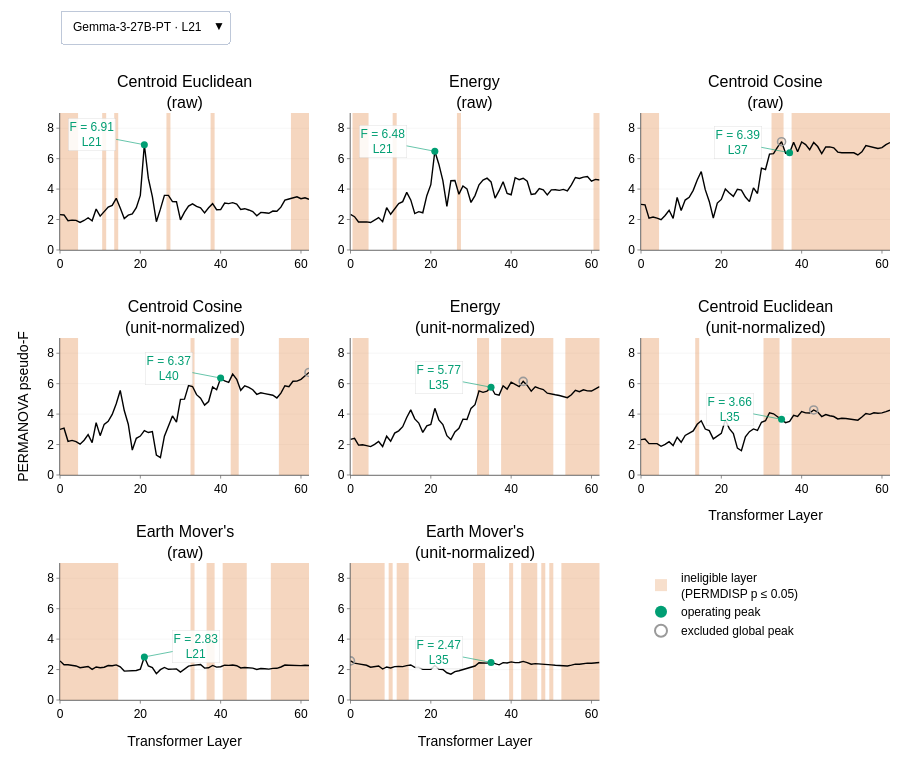

Notebook cell for this chart:
### Markdown cell above
## Per-layer separation curves for all models

The gate-first per-layer figure from 74/83, with a dropdown to switch between models.
PERMDISP defines the eligible region at each layer (non-significant within-group dispersion).
The operating peak is the maximum PERMANOVA pseudo-F within that region; a metric's global
peak on an ineligible layer is shown but excluded. Panels are ordered by operating-peak pseudo-F.

### Code cell
import math
from plotly.subplots import make_subplots

FIG_SEPARATION_HTML = f'{TMLR_DIR}/82.multimodel_separation.html'

# Formal metric titles (same as 74 / 83)
FORMAL_TITLES = {
    'centroid_cosine': "Centroid Cosine<br>(raw)",
    'centroid_cosine_unit': "Centroid Cosine<br>(unit-normalized)",
    'centroid_euclidean': "Centroid Euclidean<br>(raw)",
    'centroid_euclidean_unit': "Centroid Euclidean<br>(unit-normalized)",
    'earth_mover': "Earth Mover's<br>(raw)",
    'earth_mover_unit': "Earth Mover's<br>(unit-normalized)",
    'energy': "Energy<br>(raw)",
    'energy_unit': "Energy<br>(unit-normalized)"
}

# Colours (same as 83)
COLOR_PRIMARY   = "#000000"                 # black — pseudo-F trajectory
COLOR_REF       = "rgba(150,150,150,0.4)"   # reference line at y=0
GATE_PASS  = GREEN                          # green — operating (eligible) peak
GATE_FAIL  = "#9a9a9a"                      # gray  — excluded (ineligible) peak
INADM_FILL = "rgba(213,94,0,0.25)"         # pale red — ineligible layer band


def _sig_runs(layers_sorted):
    """Contiguous runs of PERMDISP-significant layers -> [[start, end], ...]."""
    runs = []
    for L in layers_sorted:
        if runs and L == runs[-1][1] + 1:
            runs[-1][1] = L
        else:
            runs.append([L, L])
    return runs


def _annotation_offset(m_df, Lo, Fo, Y_MAX, window=8):
    """Return (ax, ay) pixel offsets that avoid overlapping the line."""
    left_f  = m_df.loc[(m_df['layer'] >= Lo - window) & (m_df['layer'] < Lo),  'F']
    right_f = m_df.loc[(m_df['layer'] >  Lo)          & (m_df['layer'] <= Lo + window), 'F']
    left_drop  = Fo - (left_f.mean()  if len(left_f)  else Fo)
    right_drop = Fo - (right_f.mean() if len(right_f) else Fo)
    ax = -52 if left_drop > right_drop else 52
    ay = 53 if Fo > Y_MAX * 7 / 8 else -10
    return ax, ay


# Precompute data for each model
model_data = {}
for mdl in model_order:
    perm = permanova_pd.query('model == @mdl').drop(columns='model')
    disp = permdisp_pd.query('model == @mdl').drop(columns='model')
    
    Y_MAX = math.ceil(perm['pseudo-F'].max() * 1.15)
    X_MAX = int(perm['layer'].max())
    
    metric_info = {}
    for dt in FORMAL_TITLES:
        if dt not in set(perm['dist_type']):
            continue
        pm = perm[perm['dist_type'] == dt][['layer', 'pseudo-F']].rename(columns={'pseudo-F': 'F'})
        pp = disp[disp['dist_type'] == dt][['layer', 'p-value']].rename(columns={'p-value': 'permdisp_p'})
        m = pm.merge(pp, on='layer').sort_values('layer').reset_index(drop=True)
        
        g = m.loc[m['F'].idxmax()]
        adm = m[m['permdisp_p'] > ALPHA]
        op = adm.loc[adm['F'].idxmax()] if len(adm) else None
        global_adm = bool(g['permdisp_p'] > ALPHA)
        runs = _sig_runs(sorted(m.loc[m['permdisp_p'] <= ALPHA, 'layer'].tolist()))
        
        metric_info[dt] = dict(m=m, g=g, op=op, global_adm=global_adm, runs=runs,
                               op_F=(float(op['F']) if op is not None else -1.0))
    
    ordered = sorted([dt for dt in FORMAL_TITLES if dt in metric_info], key=lambda d: -metric_info[d]['op_F'])
    model_data[mdl] = {'Y_MAX': Y_MAX, 'X_MAX': X_MAX, 'info': metric_info, 'ordered': ordered}

# Use the first model's metric order for consistent panel layout
base_ordered = model_data[model_order[0]]['ordered']
rows, cols = 3, 3

# Build figure with subplots
fig_separation = make_subplots(
    rows=rows, cols=cols,
    subplot_titles=[FORMAL_TITLES[dt] for dt in base_ordered],
    shared_xaxes=False, shared_yaxes=False,
    horizontal_spacing=0.05, vertical_spacing=0.15,
)
# Subplot-title slots. Each model orders its panels by its own operating pseudo-F, and a button's
# `annotations` replaces every layout annotation, so each model carries its own titles.
title_slots = [a.to_plotly_json() for a in fig_separation.layout.annotations]

# Add traces for all models
traces_per_model = []
all_annotations = {}

for mdl_idx, mdl in enumerate(model_order):
    data = model_data[mdl]
    Y_MAX, X_MAX = data['Y_MAX'], data['X_MAX']
    info = data['info']
    ordered = data['ordered']
    
    start_trace = len(fig_separation.data)
    vis = (mdl_idx == 0)
    annotations = [{**slot, 'text': FORMAL_TITLES[dt]} for slot, dt in zip(title_slots, ordered)]
    
    for i, dt in enumerate(ordered):
        row, col = i // cols + 1, i % cols + 1
        d = info[dt]
        m = d['m']
        
        # Ineligible bands
        for (a, b) in d['runs']:
            fig_separation.add_trace(go.Scatter(
                x=[a - 0.5, a - 0.5, b + 0.5, b + 0.5, a - 0.5],
                y=[0, Y_MAX, Y_MAX, 0, 0],
                fill='toself', fillcolor=INADM_FILL,
                line=dict(width=0), mode='lines',
                showlegend=False, hoverinfo='skip', visible=vis,
            ), row=row, col=col)
        
        # Pseudo-F trajectory
        fig_separation.add_trace(go.Scatter(
            x=m['layer'], y=m['F'], mode='lines',
            line=dict(color=COLOR_PRIMARY, width=1.4),
            hovertemplate='layer %{x}<br>pseudo-F %{y:.2f}<extra></extra>',
            showlegend=False, visible=vis), row=row, col=col)
        
        # Excluded global peak
        if not d['global_adm']:
            fig_separation.add_trace(go.Scatter(
                x=[d['g']['layer']], y=[d['g']['F']], mode='markers',
                marker=dict(symbol='circle-open', color=GATE_FAIL, size=8, line=dict(width=1.6)),
                showlegend=False, hoverinfo='skip', visible=vis), row=row, col=col)
        
        # Operating peak
        if d['op'] is not None:
            Lo, Fo = int(d['op']['layer']), float(d['op']['F'])
            fig_separation.add_trace(go.Scatter(
                x=[Lo], y=[Fo], mode='markers',
                marker=dict(color=GATE_PASS, size=7),
                showlegend=False, hoverinfo='skip', visible=vis), row=row, col=col)
            ax_val, ay_val = _annotation_offset(m, Lo, Fo, Y_MAX)
            xref = f"x{i+1}" if i > 0 else "x"
            yref = f"y{i+1}" if i > 0 else "y"
            annotations.append(dict(
                x=Lo, y=Fo, text=f"F = {Fo:.2f}<br>L{Lo}",
                showarrow=True, arrowhead=2, arrowwidth=0.6, arrowsize=1,
                arrowcolor=GATE_PASS, font={**TICK, "color": GATE_PASS},
                bgcolor='rgba(255,255,255,0.85)', bordercolor='rgba(0,0,0,0.12)',
                borderwidth=0.5, align='center', ax=ax_val, ay=ay_val,
                xref=xref, yref=yref))
    
    traces_per_model.append((start_trace, len(fig_separation.data)))
    all_annotations[mdl] = annotations

# Add legend proxy traces at the end (always visible)
fig_separation.add_trace(go.Scatter(x=[None], y=[None], mode='markers',
    marker=dict(symbol='square', color='rgba(213,94,0,0.20)', size=11),
    name='ineligible layer<br>(PERMDISP p ≤ 0.05)', visible=True))
fig_separation.add_trace(go.Scatter(x=[None], y=[None], mode='markers',
    marker=dict(color=GATE_PASS, size=9),
    name='operating peak', visible=True))
fig_separation.add_trace(go.Scatter(x=[None], y=[None], mode='markers',
    marker=dict(symbol='circle-open', color=GATE_FAIL, size=9, line=dict(width=1.6)),
    name='excluded global peak', visible=True))

n_legend = 3
total_traces = len(fig_separation.data)

# Build dropdown buttons
buttons = []
for k, mdl in enumerate(model_order):
    # Build visibility: model traces visible, others hidden, legend always visible
    vis_list = []
    for j, (start, end) in enumerate(traces_per_model):
        vis_list.extend([j == k] * (end - start))
    vis_list.extend([True] * n_legend)  # Legend proxies always visible
    
    # Build axis range updates
    axis_updates = {'annotations': all_annotations[mdl]}
    Y_MAX, X_MAX = model_data[mdl]['Y_MAX'], model_data[mdl]['X_MAX']
    for i in range(8):
        ax_key = f"xaxis{i+1}" if i > 0 else "xaxis"
        ay_key = f"yaxis{i+1}" if i > 0 else "yaxis"
        axis_updates[f'{ax_key}.range'] = [0, X_MAX]
        axis_updates[f'{ay_key}.range'] = [0, Y_MAX]
    
    buttons.append(dict(
        label=f"{display_name(mdl)} · L{int(operating.loc[mdl, 'layer'])}",
        method='update',
        args=[{'visible': vis_list}, axis_updates]
    ))

# Layout
fig_separation.update_layout(
    template='plotly_white',
    font=FONT,
    margin=dict(l=60, r=10, t=50, b=60),
    height=760,
    showlegend=True,
    # Legend in the empty ninth cell of the 3 x 3 grid: above the panels it collides with the
    # two-line panel titles once it wraps at column or phone width.
    legend=dict(orientation='v', x=fig_separation.layout.xaxis9.domain[0], xanchor='left',
                y=fig_separation.layout.yaxis9.domain[1], yanchor='top',
                font=TICK, bgcolor='rgba(0,0,0,0)', itemsizing='constant'),
    # Carries the per-model views; the export swaps it for an HTML <select> above the chart.
    updatemenus=[dict(buttons=buttons, direction='down', x=0, xanchor='left',
                      y=1.12, yanchor='bottom', font=TICK, showactive=True)],
    annotations=all_annotations[model_order[0]],
)

# Axis titles
bottom_row_of_col = {1: 3, 2: 3, 3: 2}  # col -> bottom row with content (8 panels in 3x3)
for c, r in bottom_row_of_col.items():
    fig_separation.update_xaxes(title_text="Transformer Layer", title_font=TITLE, row=r, col=c)
fig_separation.update_yaxes(title_text="PERMANOVA pseudo-F", title_font=TITLE, row=2, col=1)

# Axis styling with initial ranges from first model
Y_MAX_init, X_MAX_init = model_data[model_order[0]]['Y_MAX'], model_data[model_order[0]]['X_MAX']
fig_separation.update_xaxes(range=[0, X_MAX_init], tickfont=TICK, showgrid=False,
                            linecolor='black', linewidth=0.6, ticks='outside', ticklen=3, tickwidth=0.6)
fig_separation.update_yaxes(range=[0, Y_MAX_init], tickfont=TICK, showgrid=True,
                            gridcolor='rgba(200,200,200,0.3)', gridwidth=0.5,
                            linecolor='black', linewidth=0.6, ticks='outside', ticklen=3, tickwidth=0.6)

print(f"Built separation figure with {len(model_order)} models, {total_traces} traces")
fig_separation.show()
